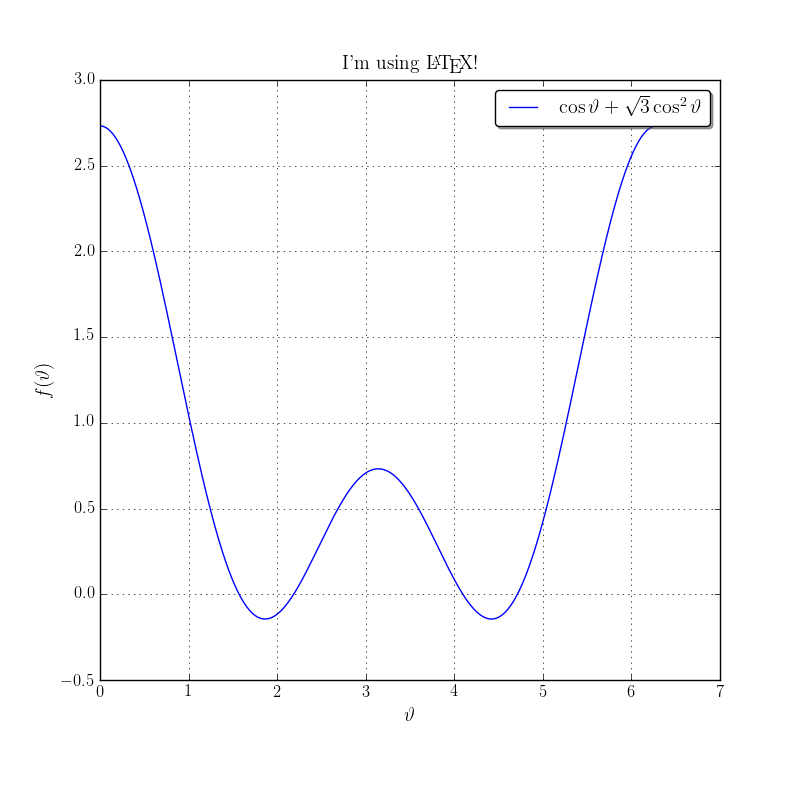

The script that saved this image:
import matplotlib.pyplot as plt
from latex_matplotlib import Pretty_Plotter
import numpy as np

# super uber latexifying
pp = Pretty_Plotter()

# plot
t = np.linspace(0,np.pi*2,1000)
f = np.cos(t)+np.sqrt(3.)*np.cos(t)**2
plt.plot(t,f, label=r'$\cos{\vartheta}+\sqrt{3}\cos^2{\vartheta}$')

# add niceities
plt.title(r"I'm using \LaTeX !")
plt.ylabel(r'$f(\vartheta)$')
plt.xlabel(r'$\vartheta$')
plt.legend(loc='best', shadow=True, fancybox=True)
plt.show()

if __name__ == '__main__':
    # save if run directly
    import os,sys

    # get current directory location
    root = ''.join(os.path.split(sys.argv[0])[:-1])
    save_loc = os.path.join(root,'basic.png')
    
    # save the plot
    plt.savefig(save_loc)